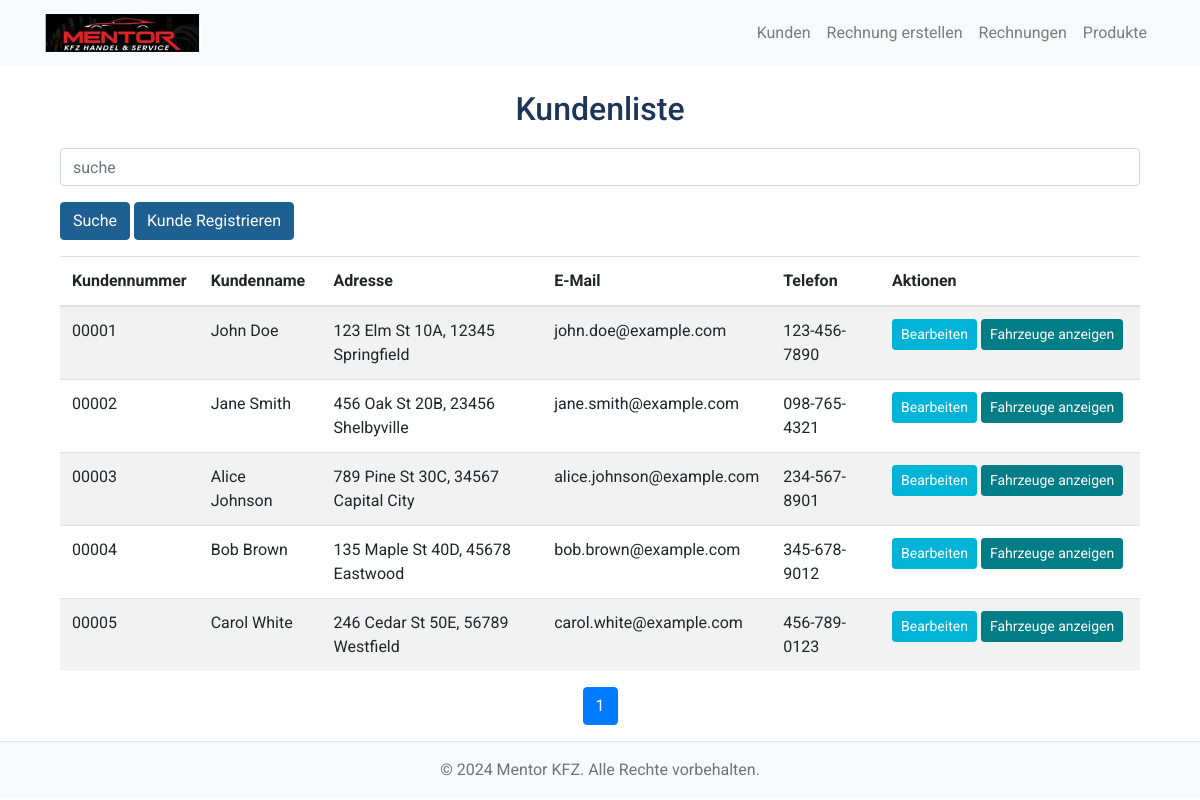
/client/list_clients.php, run on an earlier commit of the app's database.
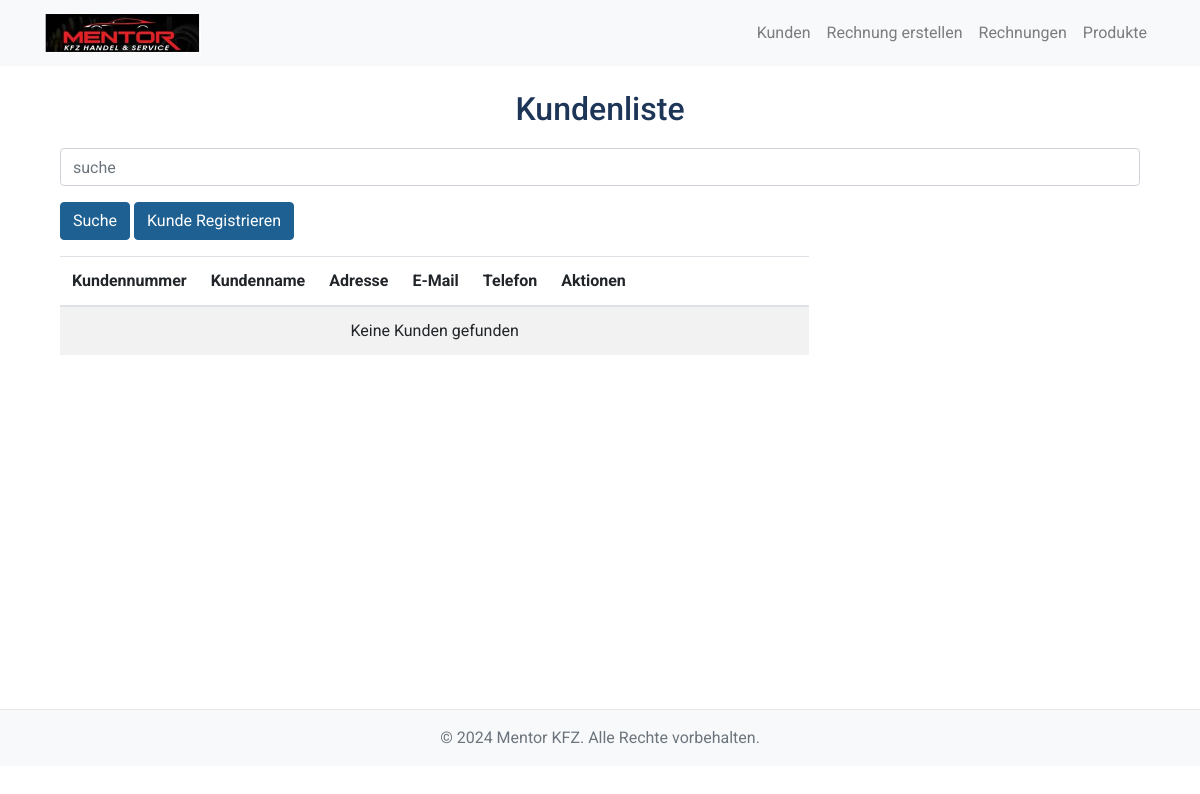
And on a later commit of the database.
### tables this page shows
CREATE TABLE IF NOT EXISTS clients (
    id INT(11) AUTO_INCREMENT PRIMARY KEY,
    name VARCHAR(255) NOT NULL,
    street VARCHAR(255),
    house_number VARCHAR(50),
    postal_code VARCHAR(20),
    city VARCHAR(255),
    country VARCHAR(255),
    phone VARCHAR(20),
    email VARCHAR(255),
    kundennummer VARCHAR(50) NOT NULL UNIQUE
);

### client/list_clients.php (the view, shortened to what this page needs)
<?php
include '../includes/header.php';
$conn = new mysqli(DB_SERVER, DB_USER, DB_PASSWORD, DB_DATABASE);
$items_per_page = 50;
$page = isset($_GET['page']) ? intval($_GET['page']) : 1;
$offset = ($page - 1) * $items_per_page;
$search_query = isset($_GET['search']) ? $_GET['search'] : '';
$search_query = $conn->real_escape_string($search_query);
$total_sql = "SELECT COUNT(*) AS total FROM clients WHERE name LIKE ? OR kundennummer LIKE ?";
$total_stmt = $conn->prepare($total_sql);
$search_pattern = '%' . $search_query . '%';
$total_stmt->bind_param('ss', $search_pattern, $search_pattern);
$total_stmt->execute();
$total_result = $total_stmt->get_result();
$total_row = $total_result->fetch_assoc();
$total_customers = $total_row['total'];
$customer_sql = "SELECT * FROM clients WHERE name LIKE ? OR kundennummer LIKE ? LIMIT ? OFFSET ?";
$customer_stmt = $conn->prepare($customer_sql);
$customer_stmt->bind_param('ssii', $search_pattern, $search_pattern, $items_per_page, $offset);
$customer_stmt->execute();
$customer_result = $customer_stmt->get_result();
?>
<div class="container mt-4">
    <h2>Kundenliste</h2>
    <form action="list_clients.php" method="GET">
        <div class="form-group">
            <input type="text" class="form-control" placeholder="suche" id="Search" name="search" value="<?php echo htmlspecialchars($search_query); ?>">
        </div>
        <button type="submit" class="btn btn-primary">Suche</button>
        <a href="/kfz-app/client/register_client.php" class="btn btn-primary">Kunde Registrieren</a>
    </form>
    <table class="table table-striped mt-3 table-responsive">
        <thead>
            <tr>
                <th>Kundennummer</th>
                <th>Kundenname</th>
                <th>Adresse</th>
                <th>E-Mail</th>
                <th>Telefon</th>
                <th width="260px">Aktionen</th>
            </tr>
        </thead>
        <tbody>
            <?php if ($customer_result->num_rows > 0): ?>
                <?php while ($customer = $customer_result->fetch_assoc()): ?>
                    <tr>
                        <td><?php echo htmlspecialchars($customer['kundennummer']); ?></td>
                        <td><?php echo htmlspecialchars($customer['name']); ?></td>
                        <td><?php echo htmlspecialchars($customer['street'] . ' ' . $customer['house_number'] . ', ' . $customer['postal_code'] . ' ' . $customer['city']); ?></td>
                        <td><?php echo htmlspecialchars($customer['email']); ?></td>
                        <td><?php echo htmlspecialchars($customer['phone']); ?></td>
                        <td>
                            <a href="edit_client.php?client_id=<?php echo htmlspecialchars($customer['id']); ?>" class="btn btn-info btn-sm">Bearbeiten</a>
                            <a href="../vehicles/list.php?client_id=<?php echo htmlspecialchars($customer['id']); ?>" class="btn btn-success btn-sm">Fahrzeuge anzeigen</a>
                        </td>
                    </tr>
                <?php endwhile; ?>
            <?php else: ?>
                <tr>
                    <td colspan="6" class="text-center">Keine Kunden gefunden</td>
                </tr>
            <?php endif; ?>
        </tbody>
    </table>
    <nav aria-label="Page navigation">
        <ul class="pagination justify-content-center">
            <?php
            $total_pages = ceil($total_customers / $items_per_page);
            $max_links = 10;
            $start_page = max(1, $page - floor($max_links / 2));
            $end_page = min($total_pages, $page + floor($max_links / 2));
            if ($end_page - $start_page + 1 < $max_links) {
                if ($start_page == 1) {
                    $end_page = min($total_pages, $start_page + $max_links - 1);
                } else {
                    $start_page = max(1, $end_page - $max_links + 1);
                }
            }
            for ($i = $start_page; $i <= $end_page; $i++) {
                echo '<li class="page-item ' . ($i == $page ? 'active' : '') . '"><a class="page-link" href="list_clients.php?page=' . $i . '&search=' . urlencode($search_query) . '">' . $i . '</a></li>';
            }
            ?>
        </ul>
    </nav>
</div>
<?php
include '../includes/footer.php';
?>

### includes/header.php (shortened to what this page needs)
<!DOCTYPE html>
<html lang="de-DE">
<head>
    <link href="/kfz-app/assets/css/bootstrap-min.css" rel="stylesheet">
    <link href="/kfz-app/assets/css/style.css" rel="stylesheet">
</head>
<body>
<nav class="navbar navbar-expand-lg navbar-light bg-light">
    <div class="container">
        <a class="navbar-brand" href="/kfz-app/index.php">
            <img src="/kfz-app/assets/images/mentor-logo.JPG" alt="Mentor KFZ Logo" class="brand-logo">
        </a>
        <div class="collapse navbar-collapse justify-content-end" id="navbarNav">
            <ul class="navbar-nav">
                <li class="nav-item">
                    <a class="nav-link" href="/kfz-app/client/list_clients.php">Kunden</a>
                </li>
                <li class="nav-item">
                    <a class="nav-link" href="/kfz-app/invoice/create_invoice.php">Rechnung erstellen</a>
                </li>
                <li class="nav-item">
                    <a class="nav-link" href="/kfz-app/invoice/list_invoices.php">Rechnungen</a>
                </li>
                <li class="nav-item">
                    <a class="nav-link" href="/kfz-app/product/list_products.php">Produkte</a>
                </li>
            </ul>
        </div>
    </div>
</nav>
<main class="container mt-4">

### includes/footer.php (shortened to what this page needs)
</main>
    <footer class="footer mt-auto py-3 bg-light">
        <div class="container text-center">
            <span class="text-muted">&copy; <?php echo date("Y"); ?> Mentor KFZ. Alle Rechte vorbehalten.</span>
        </div>
    </footer>
</body>
</html>

### assets/css/style.css (style rules this page uses)
body { font-family: 'Roboto', sans-serif; }
h2 { font-size: 2rem; color: #007bff; text-align: center; margin-bottom: 20px; }
main { min-height: calc(100vh - 181px); }
.btn-primary, .page-link.active { background-color: #1E6091 !important; border-color: #1E6091 !important; }
.text-, h2 { color: #1D3557 !important; }
.navbar .brand-logo { height: 40px; width: auto; }
.navbar-nav .nav-link { font-size: 16px; padding: 10px 15px; transition: color 0.3s ease; }
.footer { background-color: #F1FAEE; border-top: 1px solid #e5e5e5; }
.footer .text-muted { color: #6c757d !important; }
.btn-success { background-color: #017D87 !important; border-color: #017D87 !important; }
.btn-info { background-color: #00B4D8 !important; border-color: #00B4D8 !important; }

What changed in the data, as far as the page shows it:
removed clients: kundennummer "00001", name "John Doe", street+house_number+postal_code "123 Elm St 10A, 12345 Springfield", email "john.doe@example.com", phone "123-456-7890"
removed clients: kundennummer "00002", name "Jane Smith", street+house_number+postal_code "456 Oak St 20B, 23456 Shelbyville", email "jane.smith@example.com", phone "098-765-4321"
removed clients: kundennummer "00003", name "Alice Johnson", street+house_number+postal_code "789 Pine St 30C, 34567 Capital City", email "alice.johnson@example.com", phone "234-567-8901"
removed clients: kundennummer "00004", name "Bob Brown", street+house_number+postal_code "135 Maple St 40D, 45678 Eastwood", email "bob.brown@example.com", phone "345-678-9012"
removed clients: kundennummer "00005", name "Carol White", street+house_number+postal_code "246 Cedar St 50E, 56789 Westfield", email "carol.white@example.com", phone "456-789-0123"
Also different on the page:
text now shown: "Keine Kunden gefunden"
list line gone: "1"
